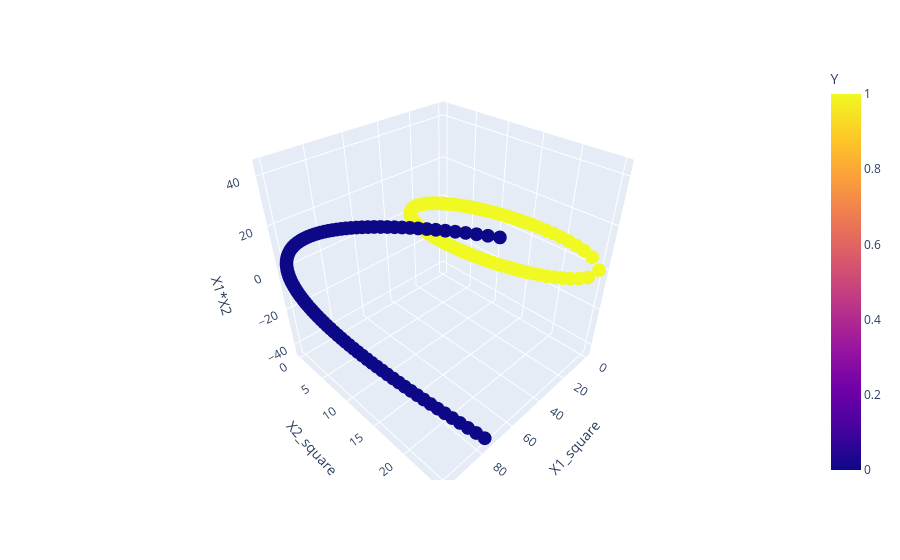

Here is the notebook cell this chart was saved with:
### Code cell
import plotly.express as px

fig = px.scatter_3d(df,x='X1_square',y='X2_square',z = 'X1*X2',color = 'Y')

fig.show()

### Figure 1 — Plotly figure (JSON) as saved in the notebook; plotly's stock layout.template omitted (floating-point values rounded to 4 significant figures; data arrays with more than 128 entries replaced by an {"elided": "..."} marker saying what was removed)
{"data": [{"hovertemplate": "X1_square=%{x}<br>X2_square=%{y}<br>X1*X2=%{z}<br>Y=%{marker.color}<extra></extra>", "legendgroup": "", "marker": {"color": {"elided": "400 int values"}, "coloraxis": "coloraxis", "symbol": "circle"}, "mode": "markers", "name": "", "scene": "scene", "showlegend": false, "type": "scatter3d", "x": {"elided": "400 float values"}, "y": {"elided": "400 float values"}, "z": {"elided": "400 float values"}}], "layout": {"coloraxis": {"colorbar": {"title": {"text": "Y"}}, "colorscale": [[0, "#0d0887"], [0.1111, "#46039f"], [0.2222, "#7201a8"], [0.3333, "#9c179e"], [0.4444, "#bd3786"], [0.5556, "#d8576b"], [0.6667, "#ed7953"], [0.7778, "#fb9f3a"], [0.8889, "#fdca26"], [1, "#f0f921"]]}, "legend": {"tracegroupgap": 0}, "margin": {"t": 60}, "scene": {"domain": {"x": [0, 1], "y": [0, 1]}, "xaxis": {"title": {"text": "X1_square"}}, "yaxis": {"title": {"text": "X2_square"}}, "zaxis": {"title": {"text": "X1*X2"}}}}}
